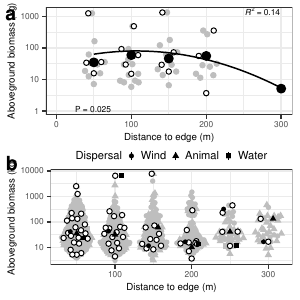

Generate this figure with R:
library(
  here
)
i_am(
  "figs/fig3.R"
)
#userDiff----
taxRank <- quote(
  # mainDispersal
  successionalStage
)
#re-run
#taxaResultsTbl1
source(
  here(
    "analysis/stats.R"
  )
)
library(
  glue
)



#plan----

# - biomass x dist for main disp mode 1
# - biomass x dist for main disp mode 2
# - disp kernel (y x dist) for main taxon 1
# - disp kernel (y x dist) for main taxon 2


#defs----


measure3a <- quote(
  "NA"
)

xAxisLabel3 <- quote(
  "Distance to edge (m)"
)
yAxisLabel3 <- quote(
  paste(
    "Biomass (kg ha^-1",
    ")"
  )
)

statData3clean <- taxaResultsTbl1 %>%
  unnest(
    "varData"
  )

statData3 <- taxaResultsTbl1 %>%
  rename(
    #keepConsistent

    # "variable" = mainDispersal
    "variable" = successionalStage
  )



theme_set(
  style
)


#panel----


fig3a <- statData3clean %>%
  filter(
    !is.na(
      # mainDispersal
      successionalStage
    ) &
      successionalStage == "Both"
  ) %>%

  # dotGraph()
  ggplot(
    aes(
      x = dist,
      y = {{
        taxMetric
      }},
      shape = successionalStage
    )
  ) +
  geom_quasirandom(
    data = cleanData %>%
      filter(
        !is.na(
          # mainDispersal
          successionalStage
        ) # &
    #       successionalStage == "Both"
      ),
    color = "gray"
  ) +
  geom_quasirandom(
    shape = 21,
    fill = "white"
  ) +
  labs(
    x = xAxisLabel3,
    y = yAxisLabel3
  ) +
  scale_y_log10() +
  # theme(
  #   legend.position = "top"
  # ) +
  stat_summary(
    fun.data = "median_mad",
    size = 0.25
    # position = position_dodge(
    #   width = 25
    # )
  ) +
  stat_smooth(
    method = "lm",
    formula = y ~
      poly(
        x,
        2
      ),
    color = "black",
    size = 0.5,
    se = F
  ) +
  stat_poly_eq(
    formula = y ~
      poly(
        x,
        2
      ),
    size = 2,
    label.x = "right",
    label.y = 1.1
  ) +
  annotate(
    "text",
    label = glue(
      "P = ",
      taxaResultsTbl12$
        pval[[2 * 2]] %>%
        last() %>%
        round(
          digits = 3
        )
    ),
    x = 1,
    y = 1.1,
    hjust = -0.5,
    size = 2
  ) +
  theme(
    legend.position = "top"
  ) +
  labs(
    shape = "Successional stage"
  ) +

  theme(
    #allsmaller
    legend.text = element_text(
      size = 6
    ),
    legend.key.size = unit(
      0.2, "cm"
    ),
    legend.text.align = 0,
    legend.key.width = unit(
      0.2, "cm"
    ),
    legend.title = element_text(
      size = 6
    ),
    legend.margin = margin(
      l = -5,
      t = -5,
      b = -5,
      r = -5
    )
  )
fig3a


##draft----
# fig3a <- statData3 %>%
#   oir::dotGraph(
#     measure3a,
#     taxForm[[3]],
#     taxForm[[2]],
#     xAxisLabel3,
#     yAxisLabel3
#   )



#userDiff----


taxRank <- quote(
  mainDispersal
  # successionalStage
)
#re-run
#taxaResultsTbl1
source(
  here(
    "analysis/stats.R"
  )
)


statData3clean <- taxaResultsTbl1 %>%
  unnest(
    "varData"
  )



#panel----


fig3b <- statData3clean %>%
  filter(
    !is.na(
      mainDispersal
      # successionalStage
    )
  ) %>%

  # dotGraph()
  ggplot(
    aes(
      x = dist,
      y = {{
        taxMetric
      }},
      shape = mainDispersal
    )
  ) +
  geom_quasirandom(
    data = cleanData %>%
      filter(
        !is.na(
          mainDispersal
          # successionalStage
        )
      ),
    color = "gray"
    # shape = mainDispersal
  ) +
  geom_quasirandom(
    shape = 21,
    fill = "white"
  ) +
  labs(
    x = xAxisLabel3,
    y = yAxisLabel3
  ) +
  scale_y_log10() +
  theme(
    legend.position = "top",
    #allsmaller
    legend.text = element_text(
      size = 6
    ),
    legend.key.size = unit(
      0.2, "cm"
    ),
    legend.text.align = 0,
    legend.key.width = unit(
      0.2, "cm"
    ),
    legend.title = element_text(
      size = 6
    ),
    legend.margin = margin(
      l = -5,
      t = -5,
      b = -5,
      r = -5
    )
  ) +
  labs(
    shape = "Dispersal"
  ) +
  stat_summary(
    fun.data = "median_mad",
    position = position_dodge(
      width = 25
    ),
    size = 0.25
  )
fig3b



#arrange----

fig3 <- ggarrange(
  fig3a,
  fig3b,
  labels = c(
    "a", "b"
  ),
  ncol = 1
)
fig3


#save----


ggsave(
  "fig3.pdf",
  fig3,
  path = "figs",
  width = 3,
  height = 3,
  units = "in"
)

ggsave(
  "fig3.png",
  fig3,
  path = "figs",
  width = 3,
  height = 3,
  units = "in"
)
